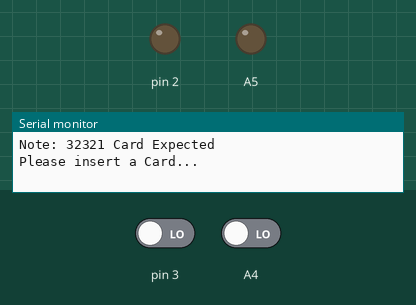
The sketch below on a simulated Arduino Uno, built with avr-gcc and run on an emulated ATmega328P. Parts: output pins drawn as LEDs (lit = HIGH), the last lines printed to the serial monitor. The test bench sets the inputs (shaded band); at power-on: pin 3 LOW, A4 LOW.

Above: at 1.8 s.
1.9 s: pin 3 driven HIGH
At 3.3 s:
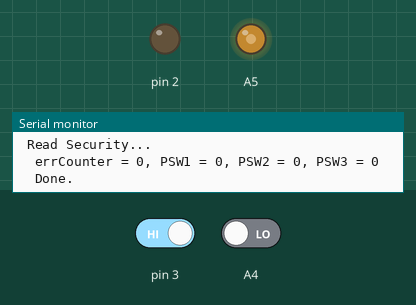
3.6 s: A4 driven HIGH
At 5.21 s:
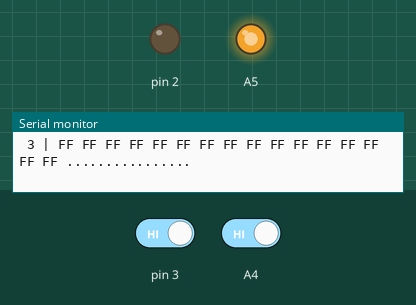
7.1 s: pin 3 driven LOW
10.6 s: pin 3 driven HIGH
14.1 s: A4 driven LOW
15.6 s: A4 driven HIGH
Timing chart, 0 to 18.7 s (numbered marks = the images above; inputs shaded):
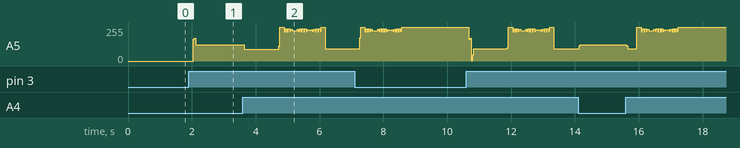

Measured:
- after the input at 1.9 s, A5: 0/255 → 123/255 after 0.14 s

The sketch:

IS23SC4442.ino
```cpp
// THIS SOFTWARE IS PROVIDED TO YOU "AS IS," AND WE MAKE NO EXPRESS OR IMPLIED WARRANTIES WHATSOEVER
// WITH RESPECT TO ITS FUNCTIONALITY, OPERABILITY, OR USE, INCLUDING, WITHOUT LIMITATION, ANY IMPLIED
// WARRANTIES OF MERCHANTABILITY, FITNESS FOR A PARTICULAR PURPOSE, OR INFRINGEMENT. WE EXPRESSLY
// DISCLAIM ANY LIABILITY WHATSOEVER FOR ANY DIRECT, INDIRECT, CONSEQUENTIAL, INCIDENTAL OR SPECIAL
// DAMAGES, INCLUDING, WITHOUT LIMITATION, LOST REVENUES, LOST PROFITS, LOSSES RESULTING FROM BUSINESS
// INTERRUPTION OR LOSS OF DATA, REGARDLESS OF THE FORM OF ACTION OR LEGAL THEORY UNDER WHICH THE
// LIABILITY MAY BE ASSERTED, EVEN IF ADVISED OF THE POSSIBILITY OR LIKELIHOOD OF SUCH DAMAGES.

// Use Card 32321

// This Sample Application Performs the following (All Output goes to the Serial Monitor):
//
// 1 - Resets Card
// 2 - Authenticates Password (FF FF FF).
//     Note: Being that I locked my first card ... and then found out even the PBasic 2.5 and Propeller Demos would automatically lock after 3 card inserts
//           I have taken pains to make sure that it shouldn't happen again ...
//           but if you need that type of security ...
//           you may want to look at the compare function and make some changes.
//           But for testing ... locking up the card (so you can't write values) shouldn't be possible with this code (but no guarantees).
// 3 - Writes characters 0 through 255 to memory location 0 through 255 (although location 0 will stay at A2)
// 4 - Displays a memory dump
// 5 - Clears all memory locations (sets all locations to 0 although again, location 0 will stay at A2)
// 6 - Displays another memory dump.
//
// Components required:
//
// An Arduino or compatible should work ...
//    I tested with an Arduino UNO SMD and an Arduino Mega 2560 R3 ... both worked.
// A Parallax Smart Card Reader.
// A IS23SC4442 (32321) Smart Card.
//

#define IO   A4    // Input/Output Pin
#define CLK  A5    // Clock Pin

#define RST  2     // Reset Pin
#define CD   3     // Card Detect Pin

#define ReadMain           0x30  // Read main memory
#define ReadProtection     0x34  // Read protection bit
#define ReadSecurity       0x31  // Read PSC
#define UpdateMain         0x38  // Update main memory
#define UpdateSecurity     0x39  // Update PSC
#define UpdateProtection   0x3C  // Update Protection bits
#define CompareData        0x33  // Compare Verification Data

bool CardDetected = 0;   // Last Card Detect Event
int delayamt = 50;      // Default Delay Amount (in Microseconds)

void setup()
{
  Serial.begin(9600);

  Input(CD);  // Initialize Card Detect Pin for Input

  Serial.println("Note: 32321 Card Expected");

  CardDetected = IsCardDetected();

  if (!CardDetected)
    Serial.println("Please insert a Card...");
  else
    Serial.println("Card was already inserted at startup...Please remove and re-insert card.");
}

void loop()
{
  bool cd = IsCardDetected();

  if (cd != CardDetected)
  {
    if (cd)
    {
      Serial.println("Card Inserted!");
      Reset();
      Authenticate();
      Serial.println("Update Main...");
      for (int i = 0; i <= 255; i++)
        Update_Main((uint8_t) i, (uint8_t) i);
      Serial.println(" Done.");
      Read_Main();
      Serial.println("Clear Main...");
      for (int i = 0; i <= 255; i++)
        Update_Main((uint8_t) i, (uint8_t) 0);
      Serial.println(" Done.");
      Read_Main();
    }
    else
      Serial.println("Card Removed!");
    CardDetected = cd;
  }

  delay(1000);
}

bool IsCardDetected()
{
  return Get(CD);
}

void Reset()
{
  Serial.println("Reset.");
  Output(CLK);
  Input(IO);
  Output(RST);
  Set_Low(RST);
  Set_Low(CLK);
  Set_High(RST);
  delayMicroseconds(delayamt); // A little extra wait time for this
  Set_High(CLK);
  Set_Low(CLK);
  delayMicroseconds(delayamt); // A little extra wait time for this
  Set_Low(RST);
  long address = 0;
  for (int index = 0; index < 4; index++)
  {
    Receive_Byte();
  }
}

void Authenticate()
{
  Serial.println("Authenticating...");

  uint8_t errCounter = Compare();
  switch (errCounter)
  {
    case 0x00:  // Hopefully we'll NEVER see this ... because once it's locked it can't be unlocked as far as I know
      Serial.println(" Card is locked.");
      break;
    case 0x01:
      Serial.println(" Invalid PSC, one try remaining.");
      break;
    case 0x03:
      Serial.println(" Invalid PSC, two tries remaining.");
      break;
    case 0x07:
      Serial.println(" PSC verified, you may now write data to the card.");
      break;
    default:
      Serial.println(" Unabled to Authenticate.");
      break;
  }

  Serial.println(" Done.");
}

uint8_t Compare()
{
  uint8_t Data = 0x03;  // Just make sure we never lock the Card

  uint8_t Password1 = 0xFF;  // 1st byte of PSC
  uint8_t Password2 = 0xFF;  // 2nd byte of PSC
  uint8_t Password3 = 0xFF;  // 3rd byte of PSC

  uint8_t errCounter = Read_Security();

  errCounter = errCounter & 0x07;

  switch (errCounter)
  {
    case 0x07:
      Data = 0x03;
      break;
    case 0x03:
      Data = 0x03;  // was 0x01 ... only one less and we'll lock the card
      break;
    case 0x01:
      Data = 0x03;  // was 0x00 ... which will lock the Card
      break;
    case 0x00:
      Data = 0x03;
      break;
  }

  Send_Command(UpdateSecurity, 0x00, Data);

  Send_Command(CompareData, 0x01, Password1);

  Send_Command(CompareData, 0x02, Password2);

  Send_Command(CompareData, 0x03, Password3);

  Send_Command(UpdateSecurity, 0x00, 0x07);   // Reset Counter to it's highest value (so we don't ever lock the Card)

  return errCounter;
}

void Read_Main()
{
  Serial.println("Read Main...");

  uint8_t bstr[16];
  int bcnt = 0;

  Send_Command(ReadMain, 0x00, 0x00);

  Serial.println("                            [ D A T A ]");
  Serial.print(" * |");
  for (int i = 0; i < 16; i++)
  {
    Serial.print("  ");
    Serial.print(i, HEX);
  }
  Serial.print("    characters");
  Serial.println("");
  Serial.println(" --+-----------------------------------------------------------------");
  for (int index = 0; index <= 255; index++)
  {
    if ((index % 16) == 0)
    {
      if (index != 0)
        Serial.println("");
      Serial.print(" ");
      Serial.print(index / 16, HEX);
      Serial.print(" |");
    }
    uint8_t Temp = Receive_Byte();
    bstr[bcnt++] = Temp;
    Serial.print(" ");
    if (Temp < 0x10) // add a leading zero if < 10 hex.
      Serial.print("0");
    Serial.print(Temp, HEX);
    if  ((index % 16) == 15)
    {
        Serial.print(" ");
        for (int b = 0; b < 16; b++)
        {
          if (bstr[b] < 0x20 || bstr[b] > 0x7f)
            Serial.print('.');
          else
            Serial.print((char)bstr[b]);
        }
        bcnt = 0;
    }
  }
  Serial.println("");
  Serial.println(" --------------------------------------------------------------------");
  Serial.println(" Done.");
}

void Update_Main(uint8_t Address, uint8_t Data)
{
  Send_Command(UpdateMain, Address, Data);
}

uint8_t Read_Security()
{
  Serial.println(" Read Security...");

  Send_Command(ReadSecurity, 0x00, 0x00);
  uint8_t errCounter = Receive_Byte();

  Send_Command(ReadSecurity, 0x01, 0x00);
  uint8_t PSW1 = Receive_Byte();

  Send_Command(ReadSecurity, 0x02, 0x00);
  uint8_t PSW2 = Receive_Byte();

  Send_Command(ReadSecurity, 0x03, 0x00);
  uint8_t PSW3 = Receive_Byte();

  Serial.print("  errCounter = ");
  Serial.print((uint8_t)errCounter, HEX);
  Serial.print(", PSW1 = ");
  Serial.print((uint8_t)PSW1, HEX);
  Serial.print(", PSW2 = ");
  Serial.print((uint8_t)PSW2, HEX);
  Serial.print(", PSW3 = ");
  Serial.print((uint8_t)PSW3, HEX);
  Serial.println("");
  Serial.println("  Done.");

  return errCounter;
}

void Send_Command(uint8_t Command, uint8_t Address, uint8_t Data)
{
  Output(CLK);
  Set_High(CLK);
  Output(IO);
  Set_Low(IO);
  _SendToCard(Command);
  _SendToCard(Address);
  _SendToCard(Data);
  Set_Low(CLK);
  Set_Low(IO);
  Set_High(CLK);
  Set_High(IO);

  if (Command == UpdateMain || Command == UpdateProtection || Command == CompareData || Command == UpdateSecurity)
    Processing();
}

// I tried to get shiftOut to work, but it didn't.
void _SendToCard(uint8_t cmd)
{
    uint8_t command = cmd;
    bool temp = 0;

    for (int i = 0; i < 8; i++)
    {
      temp = command & 0x01;
      command = command >> 1;
      Set_Low(CLK);
      if (temp != 0)
        Set_High(IO);
      else
        Set_Low(IO);
      Set_High(CLK);
    }
}

uint8_t Receive_Byte()
{
  return _ReceiveFromCard();
}

// I tried to get shiftIn to work, but it didn't.
uint8_t _ReceiveFromCard()
{
  uint8_t data = 0;
  bool bit = 0;

  Output(CLK);
  Input(IO);
  Set_High(CLK);

  for (int i = 0; i < 8; i++)
  {
      data = data >> 1;
      Set_Low(CLK);
      Set_High(CLK);
      bit = Get(IO);
      if (bit)
      {
        data += 0x80;
      }
  }

  return data;
}

void Processing()
{
  Input(IO);
  Set_Low(CLK);

  while (Get(IO) == 0)
  {
    Set_High(CLK);
    Set_Low(CLK);
  }
}

void Set_Low(int Pin)
{
  digitalWrite(Pin, LOW);
  delayMicroseconds(delayamt);
}

void Set_High(int Pin)
{
  digitalWrite(Pin, HIGH);
  delayMicroseconds(delayamt);
}

bool Get(int Pin)
{
  return digitalRead(Pin);
}

void Input(int Pin)
{
  pinMode(Pin, INPUT);
}

void Output(int Pin)
{
  pinMode(Pin, OUTPUT);
}
```
